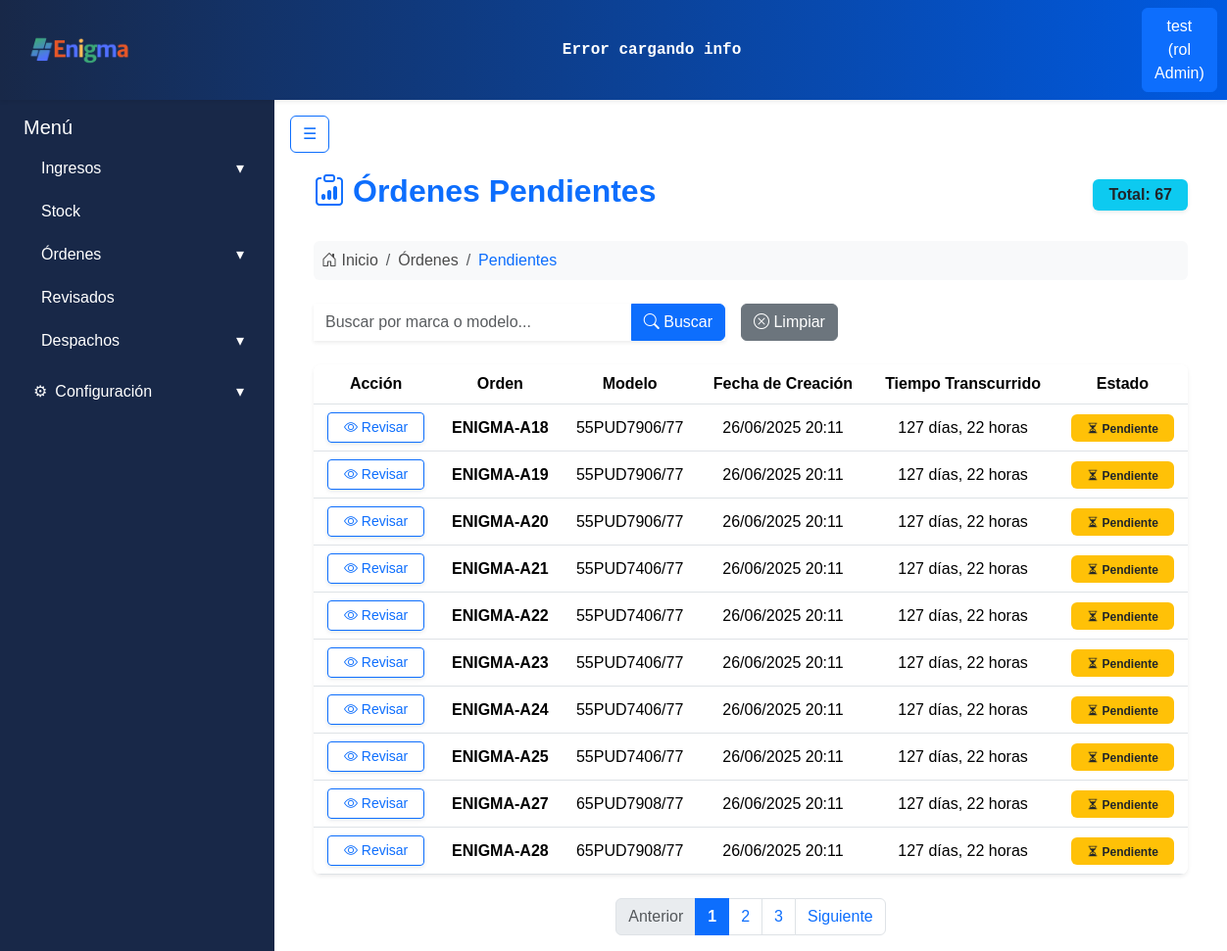
Page /ordenes/pendientes/ (signed in) on the committed database.
### apps/usuarios/models.py (models this page shows, shortened)
class Usuarios(AbstractBaseUser):
    username = models.CharField('Nombre de usuario', unique= True, max_length=60)
    email = models.EmailField('Correo electronico', max_length=254, unique= True)
    nombre = models.CharField(max_length=50)
    apellido = models.CharField(max_length=50)
    rol = models.ForeignKey(Roles, on_delete=models.CASCADE)
    activo = models.BooleanField(default=True)
    is_admin = models.BooleanField(default = False)
    is_superuser = models.BooleanField(default=False)
    is_staff = models.BooleanField(default=False)
    objects = UsuariosManager()
    USERNAME_FIELD = 'username'
    REQUIRED_FIELDS = ['nombre', 'apellido', 'email'] #campos necesarios para crear la cuenta por consola

class Roles(models.Model):
    id = models.AutoField(primary_key=True)
    nombre = models.CharField(max_length=50)
    def __str__(self):
        return self.nombre

### apps/ingresos/models.py (models this page shows, shortened)
class Productos(models.Model):
    id = models.AutoField(primary_key=True)
    marca = models.CharField(max_length=30)
    modelo = models.CharField(max_length=50, unique=True)

### apps/ordenes/models.py (models this page shows, shortened)
class Ordenes(ModeloBaseConUsuario):  # HEREDA el usuario y el save()
    remito_id = models.ForeignKey('ingresos.Remitos', on_delete=models.CASCADE)
    equipo_id = models.ForeignKey('Equipos', on_delete=models.CASCADE)
    estado_id = models.ForeignKey('Estados', on_delete=models.CASCADE)
    falla_detectada = models.CharField(max_length=50, null=True, blank=True)
    reparacion = models.CharField(max_length=50, null=True, blank=True)
    fecha_revision = models.DateTimeField(null=True, blank=True)
    editado_por = models.ForeignKey(
        User, on_delete=models.SET_NULL, null=True, blank=True, related_name='ordenes_editadas'
    )
    palletizado_por = models.ForeignKey(
        User, on_delete=models.SET_NULL, null=True, blank=True, related_name='ordenes_palletizadas'
    )
    orden_activa = models.BooleanField(default=True)
    fecha_creacion = models.DateTimeField(auto_now_add=True)
    modificacion_id = models.ForeignKey('HistorialOrdenes', on_delete=models.CASCADE, null=True, blank=True)
    destino = models.ForeignKey('Destinos', on_delete=models.CASCADE, null=True, blank=True)
    equipo_palletizado = models.BooleanField(default=False)

### apps/ordenes/views.py (the view)
# urls.py: path('pendientes/', login_required(OrdenesPendientesListView.as_view()), name='ordenes_pendientes'),
class OrdenesPendientesListView(LoginRequiredMixin, ListView):
    model = Ordenes
    template_name = 'ordenes/ordenes_pendientes.html'
    context_object_name = 'ordenes'
    paginate_by = 10    # ✅ Paginación: 12 por página
    def get_queryset(self):
        queryset = Ordenes.objects.select_related(
            'equipo_id__producto_id', 'estado_id'
        ).filter(estado_id__nombre_estado='Pendiente')
        buscar = self.request.GET.get('buscar', '').strip()
        if buscar:
            queryset = queryset.filter(
                models.Q(equipo_id__producto_id__modelo__icontains=buscar) |
                models.Q(equipo_id__producto_id__marca__icontains=buscar)
            )
        return queryset
    def get_context_data(self, **kwargs):
        context = super().get_context_data(**kwargs)
        datos_ordenes = []
        for orden in context['ordenes']:
            datos_ordenes.append({
                'id': orden.id,
                'modelo': orden.equipo_id.producto_id.modelo,
                'fecha_creacion': orden.fecha_creacion,
                'tiempo_transcurrido': now() - orden.fecha_creacion,
                'estado': orden.estado_id.nombre_estado,
            })
        context['ordenes'] = datos_ordenes
        context['total_ordenes'] = Ordenes.objects.filter(estado_id__nombre_estado='Pendiente').count()
        context['buscar'] = self.request.GET.get('buscar', '')
        return context

### apps/ordenes/templates/ordenes/ordenes_pendientes.html (shortened to what this page needs)
{% extends 'base.html' %}
{% block content %}
<div class="page-container px-4 mt-3">
    <div class="d-flex justify-content-between align-items-center mb-4">
        <h2 class="fw-bold text-primary d-flex align-items-center gap-2">
            <i class="bi bi-clipboard-data text-primary"></i> Órdenes Pendientes
        </h2>
        <span class="badge bg-info text-dark fs-6 px-3 py-2 shadow-sm">
            Total: {{ total_ordenes }}
        </span>
    </div>
    <nav aria-label="breadcrumb" class="mb-4">
        <ol class="breadcrumb bg-light rounded p-2">
            <li class="breadcrumb-item">
                <i class="bi bi-house-door"></i> Inicio
            </li>
            <li class="breadcrumb-item">
                Órdenes
            </li>
            <li class="breadcrumb-item text-primary" aria-current="page">Pendientes</li>
        </ol>
    </nav>
    <form method="get" class="search-form mb-4 d-flex gap-3 flex-wrap align-items-center">
        <div class="input-group shadow-sm" style="max-width: 420px;">
            <input type="text" name="buscar" class="form-control border-0"
                   placeholder="Buscar por marca o modelo..."
                   value="{{ buscar }}">
            <button class="btn btn-primary" type="submit">
                <i class="bi bi-search"></i> Buscar
            </button>
        </div>
        <a href="{% url 'ordenes_pendientes' %}" class="btn btn-secondary">
            <i class="bi bi-x-circle"></i> Limpiar
        </a>
    </form>
    <div class="table-responsive shadow-sm rounded-3">
        <table class="table table-hover align-middle text-center m-0">
            <thead class="table-header">
                <tr>
                    <th>Acción</th>
                    <th>Orden</th>
                    <th>Modelo</th>
                    <th>Fecha de Creación</th>
                    <th>Tiempo Transcurrido</th>
                    <th>Estado</th>
                </tr>
            </thead>
            <tbody>
                {% for orden in ordenes %}
                <tr>
                    <td>
                        <a href="{% url 'revisar_orden' orden.id %}"
                           class="btn btn-outline-primary btn-sm px-3 py-1 shadow-sm">
                            <i class="bi bi-eye"></i> Revisar
                        </a>
                    </td>
                    <td><strong>ENIGMA-A{{ orden.id }}</strong></td>
                    <td>{{ orden.modelo }}</td>
                    <td>{{ orden.fecha_creacion|date:"d/m/Y H:i" }}</td>
                    <td>
                        {% with orden.tiempo_transcurrido as t %}
                            {{ t.days }} días,
                            {% widthratio t.seconds 3600 1 %} horas
                        {% endwith %}
                    </td>
                    <td>
                        {% if orden.estado == "Pendiente" %}
                            <span class="badge bg-warning text-dark px-3 py-2">
                                <i class="bi bi-hourglass-split"></i> Pendiente
                            </span>
                        {% elif orden.estado == "En revisión" %}
                            <span class="badge bg-info text-dark px-3 py-2">
                                <i class="bi bi-search"></i> En revisión
                            </span>
                        {% elif orden.estado == "Completada" %}
                            <span class="badge bg-success px-3 py-2">
                                <i class="bi bi-check-circle"></i> Completada
                            </span>
                        {% else %}
                            <span class="badge bg-secondary px-3 py-2">{{ orden.estado }}</span>
                        {% endif %}
                    </td>
                </tr>
                {% empty %}
                <tr>
                    <td colspan="6" class="text-muted py-4">
                        <i class="bi bi-inbox"></i> No hay órdenes pendientes.
                    </td>
                </tr>
                {% endfor %}
            </tbody>
        </table>
    </div>
    {% if page_obj.has_other_pages %}
    <nav class="mt-4" aria-label="Paginación">
        <ul class="pagination justify-content-center mb-0">
            {% if page_obj.has_previous %}
            <li class="page-item">
                <a class="page-link" href="?page={{ page_obj.previous_page_number }}">Anterior</a>
            </li>
            {% else %}
            <li class="page-item disabled"><span class="page-link">Anterior</span></li>
            {% endif %}
            {% for num in page_obj.paginator.page_range %}
                {% if page_obj.number == num %}
                    <li class="page-item active"><span class="page-link">{{ num }}</span></li>
                {% elif num > page_obj.number|add:'-3' and num < page_obj.number|add:'3' %}
                    <li class="page-item"><a class="page-link" href="?page={{ num }}">{{ num }}</a></li>
                {% endif %}
            {% endfor %}
            {% if page_obj.has_next %}
            <li class="page-item">
                <a class="page-link" href="?page={{ page_obj.next_page_number }}">Siguiente</a>
            </li>
            {% else %}
            <li class="page-item disabled"><span class="page-link">Siguiente</span></li>
            {% endif %}
        </ul>
    </nav>
    {% endif %}
</div>
{% endblock %}

### templates/includes/header.html (shortened to what this page needs)
{% load static %}
<nav class="navbar navbar-expand-lg shadow-sm navbar-gradient">
  <div class="container-fluid">
    <a class="navbar-brand d-flex align-items-center" href="{% url 'core:dashboard' %}">
      <div class="card-header p-0 bg-transparent border-0">
        <img class="logo_form" src="{% static 'img/enigmaLogoNuevo.png' %}" alt="Enigma Logo">
      </div>
    </a>
    <div class="mx-auto text-center d-none d-lg-block">
        <div class="ticker-container text-white py-1 px-2 rounded">
            <div class="ticker" id="ticker-api">
            </div>
        </div>
    </div>
    <div class="d-flex ms-auto">
      {% if user.is_authenticated %}
        <div class="dropdown">
          <a class="btn btn-primary" href="#" role="button" id="dropdownUser" data-bs-toggle="dropdown" aria-expanded="false">
            {{ user.username }} (rol {{ user.rol }})
          </a>
        </div>
      {% else %}
        <a href="{% url 'usuarios:register' %}" class="btn btn-outline-primary me-2">Registrarse</a>
        <a href="{% url 'usuarios:login' %}" class="btn btn-outline-success">Login</a>
      {% endif %}
    </div>
  </div>
</nav>

### static/css/style.css (style rules this page uses)
:root { --color-bg-navbar-solid:linear-gradient(90deg, #182848 0%, #005ae1 100%); }
.navbar-gradient { background: var(--color-bg-navbar-solid); }
.logo_form { width: auto; height: 40px; margin-right: 10px; margin-left: 0.8rem; }
h2 { color: #e02626; }
.active { background-color: #001d3a !important; font-weight: bold; border-radius: 0.25rem; }
body { font-family: Arial, sans-serif; color: #4b4b4b; }
h1, h2 { text-align: center; color: #0056b3; }
.ticker-container { color: #E0F2FE; overflow: hidden; white-space: nowrap; position: relative; width: 1000px; font-weight: bold; font-family: monospace; border-radius: 0.25rem; }
.ticker { display: inline-block; white-space: nowrap; animation: scrollTicker 50s linear infinite; }

### rows in the picture
Usuarios: username "test", rol "Admin"
Productos: modelo "55PUD7906/77" "55PUD7906/77" "55PUD7906/77"
Ordenes: fecha_creacion "26/06/2025 20:11"
Ordenes: fecha_creacion "26/06/2025 20:11"
Ordenes: fecha_creacion "26/06/2025 20:11"
Productos: modelo "55PUD7406/77" "55PUD7406/77" "55PUD7406/77" "55PUD7406/77" "55PUD7406/77"
Ordenes: fecha_creacion "26/06/2025 20:11"
Ordenes: fecha_creacion "26/06/2025 20:11"
Ordenes: fecha_creacion "26/06/2025 20:11"
Ordenes: fecha_creacion "26/06/2025 20:11"
Ordenes: fecha_creacion "26/06/2025 20:11"
Productos: modelo "65PUD7908/77" "65PUD7908/77"
Ordenes: fecha_creacion "26/06/2025 20:11"
Ordenes: fecha_creacion "26/06/2025 20:11"

### other values in the picture
{{ total_ordenes }} "67"
{{ orden.id }} "18" "19" "20" "21" "22" "23" "24" "25" "27" "28"
{{ t.days }} "127" "127" "127" "127" "127" "127" "127" "127" "127" "127"
{{ num }} "1"
{{ num }} "2" "3"
